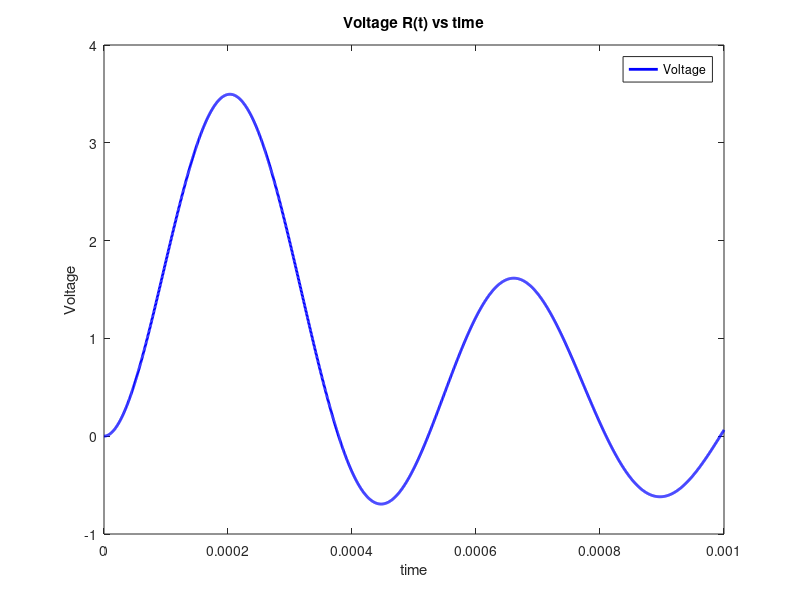

This figure's MATLAB source:

l1 = 10*10^-3;
l2 = 10*10^-3;
c = 10^-6;
r = 50;

A = [-r/l2 r/l2 0
    0 0 1/c
    1/l2 (-1/l1 -1/l2) 0]

B = expm(A)

voltage = @(t) [1,0,0]*expm(A*t)*[0;0;((10^-3)/l1)];

times=linspace(0,10^-3,2000);  % time points for plotting--vector from 0 to 25 with 2000 equally spaced points
%for i = 1:length(times)
    %voltage(i) = [1,0,0]*expm(A*times(i))*[0;0;(10^-3/l1)];
%end
voltage  = arrayfun(voltage, times);


plot(times, arrayfun(@(t) [1,0,0]*expm(A*t)*[0;0;(10^-3/l1)], times), 'b','LineWidth',2) % position of the voltage
xlabel('time')
ylabel('Voltage')
legend('Voltage')
title(['Voltage R(t) vs time'])
